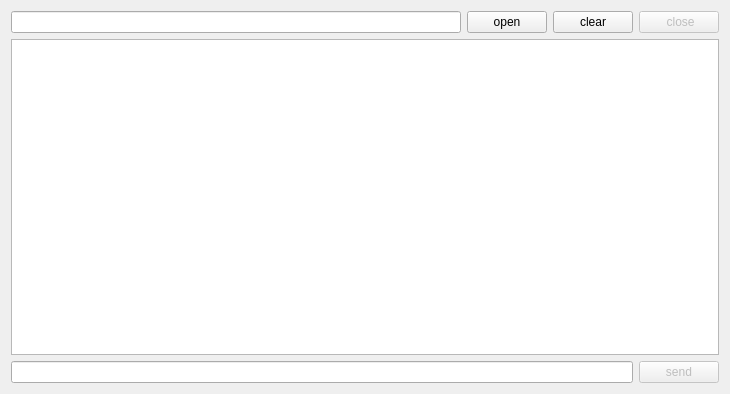
<?xml version="1.0" encoding="UTF-8"?>
<ui version="4.0">
 <class>Widget</class>
 <widget class="QWidget" name="Widget">
  <property name="geometry">
   <rect>
    <x>0</x>
    <y>0</y>
    <width>730</width>
    <height>394</height>
   </rect>
  </property>
  <property name="windowTitle">
   <string>Widget</string>
  </property>
  <property name="layoutDirection">
   <enum>Qt::LeftToRight</enum>
  </property>
  <layout class="QVBoxLayout" name="verticalLayout_2">
   <item>
    <layout class="QVBoxLayout" name="verticalLayout">
     <property name="sizeConstraint">
      <enum>QLayout::SetDefaultConstraint</enum>
     </property>
     <item>
      <layout class="QHBoxLayout" name="horizontalLayout">
       <item>
        <widget class="QLineEdit" name="lineEdit"/>
       </item>
       <item>
        <widget class="QPushButton" name="pushButton">
         <property name="text">
          <string>open</string>
         </property>
        </widget>
       </item>
       <item>
        <widget class="QPushButton" name="pushButton_4">
         <property name="text">
          <string>clear</string>
         </property>
        </widget>
       </item>
       <item>
        <widget class="QPushButton" name="pushButton_3">
         <property name="enabled">
          <bool>false</bool>
         </property>
         <property name="text">
          <string> close</string>
         </property>
        </widget>
       </item>
      </layout>
     </item>
     <item>
      <widget class="QTextBrowser" name="textBrowser"/>
     </item>
     <item>
      <layout class="QHBoxLayout" name="horizontalLayout_2">
       <item>
        <widget class="QLineEdit" name="lineEdit_2"/>
       </item>
       <item>
        <widget class="QPushButton" name="pushButton_2">
         <property name="enabled">
          <bool>false</bool>
         </property>
         <property name="text">
          <string>send</string>
         </property>
        </widget>
       </item>
      </layout>
     </item>
    </layout>
   </item>
  </layout>
 </widget>
 <layoutdefault spacing="6" margin="11"/>
 <resources/>
 <connections/>
</ui>
